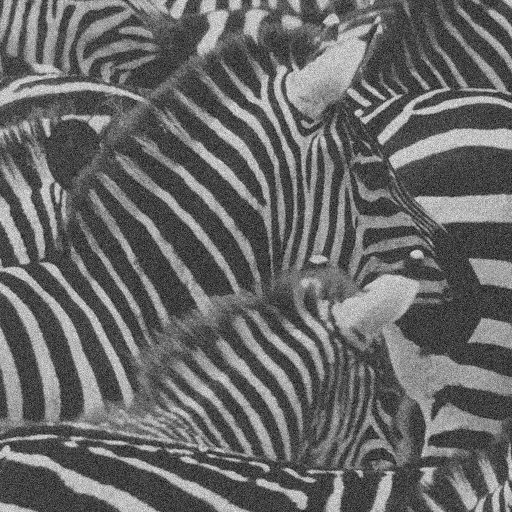
%> input picture clases/Cap04_Sistemas_Lineales/matlab/zebra_noise.png, 512 x 512 px
$ octave IMG04_Fourier1D_Noise.m   (GNU Octave 9; MATLAB toolbox functions it lacks are replaced by stand-ins)
%> lines starting %> are read from the running program, lines starting %| are printed output that depends on the picture
% Example:
%
% Image filtering using Fourier 1D
%
% Computer Vision Course
% (c) Domingo Mery (2015) - http://dmery.ing.puc.cl

% Input image
close all
I = double(imread('zebra_noise.png'));
%> I: size 512x512 double; min 0, max 255, mean 104; mean of the top-left, top-right, bottom-left and bottom-right quarters 103.3, 105.3, 104.4, 103.1
imshow(uint8(I))
title('Original Image');
axis on
figure
imshow(uint8(I))
title('Original Image');
axis on
hold on

% Initialization
N = 512;
Ji = zeros(N,N);
Jj = zeros(N,N);

%                         _______
% Ideal filter in 1D ____|       |____
%
d = 85;
W = zeros(1,N);W(1:d+1) = 1;W(N-d+1:N) = 1; % d+1 left and d right


x = I(128,:);
%> x = 512 values, max 220 at index 220, min 19 at index 412, mean 96.64
plot([1 512],[128 128],'r')
plot(-x+400,'g')
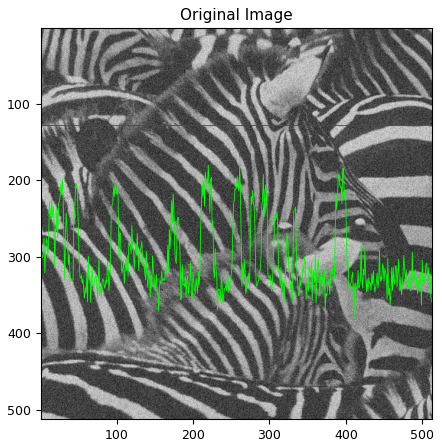
%> figure redrawn from the program's plot data
figure
subplot(3,2,1)
plot(x);
title('x: Line 128 of the image')
axis([1 N 0 256]);

subplot(3,2,2)
f = fft(x);
plot(abs(f));
title('f: FFT of x')
axis([1 N 0 5e4]);

subplot(3,2,4)
plot(W)
axis([1 N 0 1.1]);
title('W: mask')

subplot(3,2,6)
g = f.*W;
plot(real(g));
title('g: f.*W (filtering)')
axis([1 N 0 5e4]);

subplot(3,2,5)
y = ifft(g);
%> y = 512 values, max 211.7 at index 260, min 45.23 at index 234, mean 96.64
plot(real(y));
title('y: ifft(g)')
axis([1 512 0 256]);

enterpause
%> (this line was passed over: enterpause is not available in this run)

title('Filter');
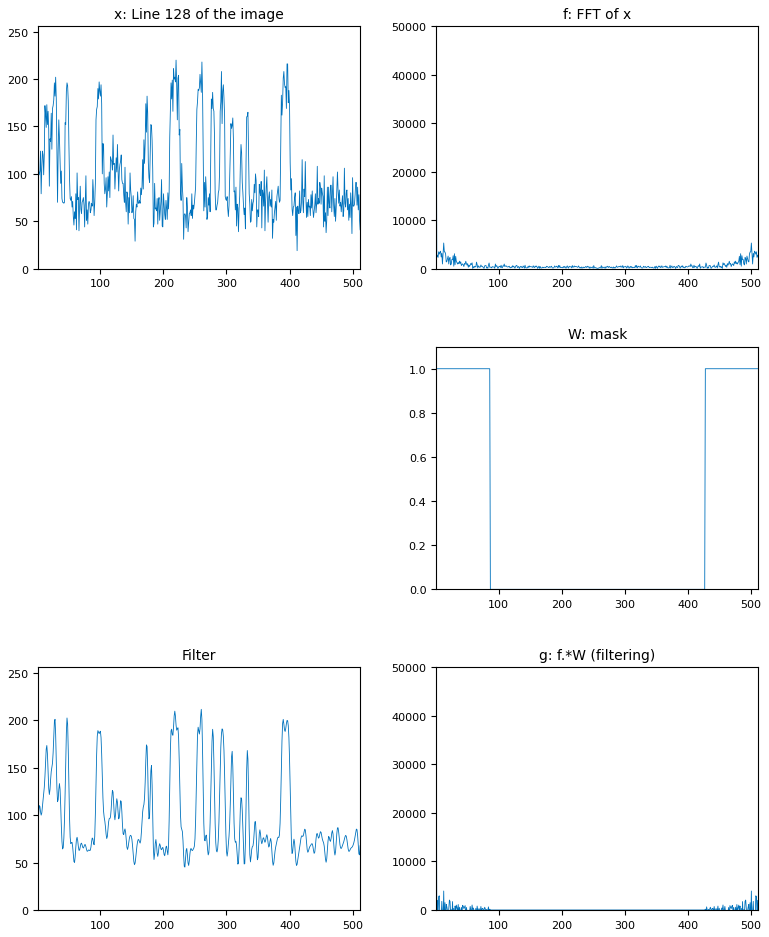
%> figure redrawn from the program's plot data, 5 panels; panel 1: curve peaks at x = 220, y = 220; panel 2: curve peaks at x = 1, y = 49479; panel 3: curve peaks at x = 1, y = 1; panel 5: curve peaks at x = 260, y = 211.7
tic

% Filtering in j direction
for i=1:N
    x = I(i,:);        % i-th row of I
    f = fft(x);        % Fourier transform of x
    g = f.*W;         % Filtering in frequency domain
    y = ifft(g);       % Inverse transform
    Ji(i,:) = real(y); % filtered image (imaginar component could be spurious)
end

% Filtering in i direction
for j=1:N
    x = I(:,j);        % j-th column of I
    f = fft(x);        % Fourier transform of x
    g = f.*W';         % Filtering in frequency domain
    y = ifft(g);       % Inverse transform
    Jj(:,j) = real(y); % filtered image (imaginar component could be spurious)
end
figure
imshow(uint8(Ji))
title('Filtered in i-direction');
figure
imshow(uint8(Jj))
title('Filtered in j-direction');

toc


% Average of both images
E = (Ji+Jj)/2;

% Image adjust (minimum and maximum of E are 0 and 255 respectively)
%> (the run ends here)
